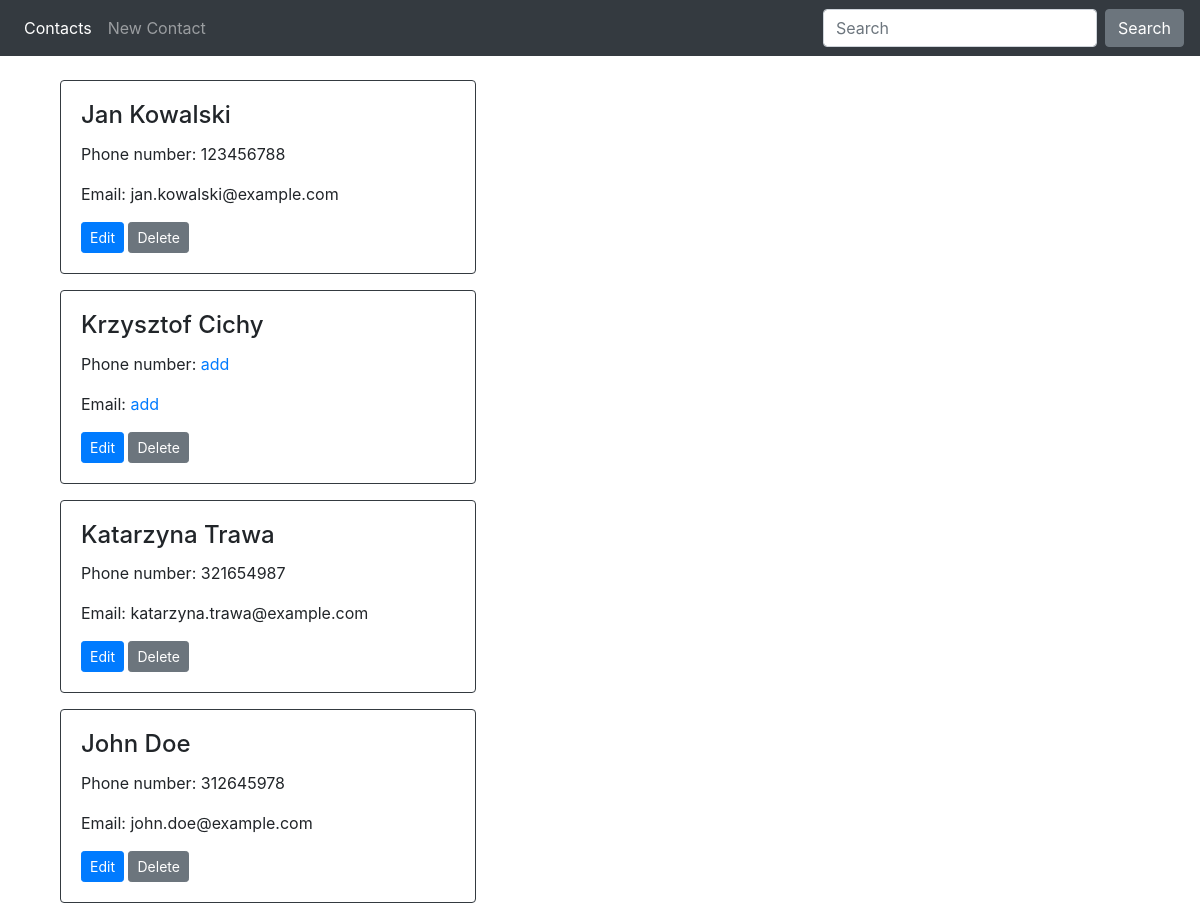
The app's page /, older data.
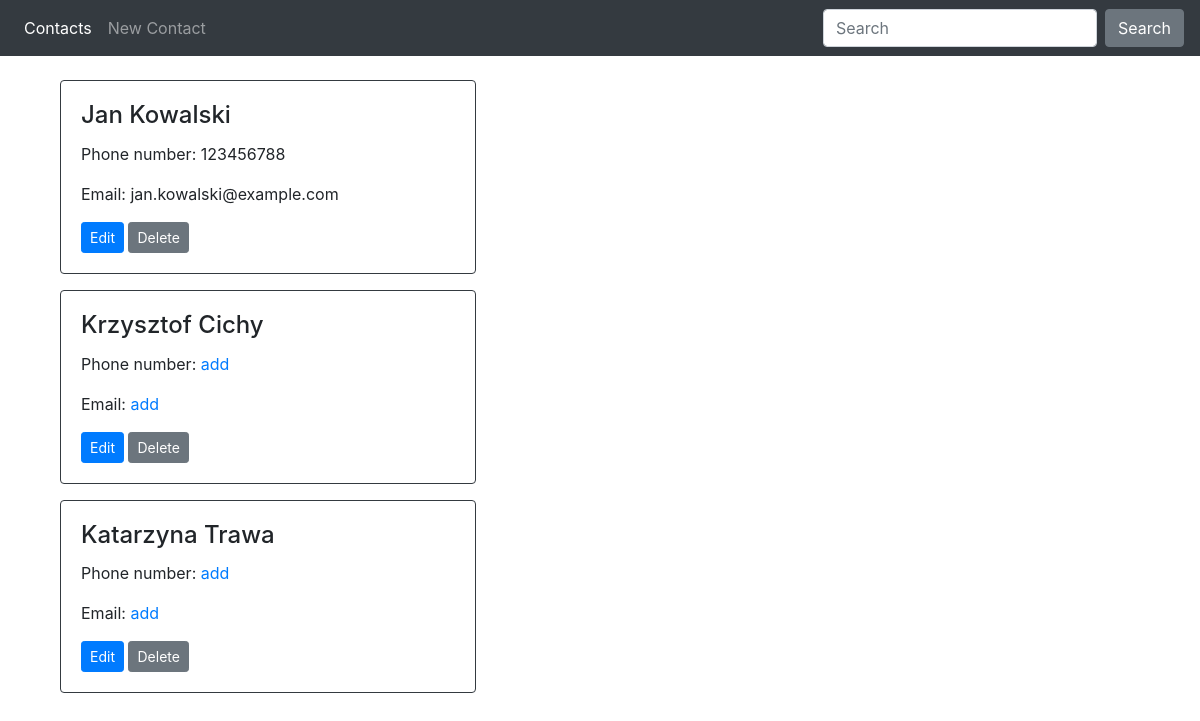
The same page, newer data.
### contacts/models.py (models this page shows)
class Person(models.Model):
    first_name  = models.CharField(max_length=50)
    last_name   = models.CharField(max_length=50)

class Phone(models.Model):
    person      = models.ForeignKey(Person, editable=False, on_delete=models.CASCADE)
    phone       = models.CharField(max_length=50, null=True, blank=True)

class Email(models.Model):
    person      = models.ForeignKey(Person, editable=False, on_delete=models.CASCADE)
    email       = models.EmailField(null=True, blank=True)

### contacts/views.py (the view)
# urls.py: path('', contact_list_view, name="contact-list"),
def contact_list_view(request):
    contacts = Person.objects.all()
    for contact in contacts:
        try:
            contact.phone = contact.phone_set.get(person=contact).phone
            if contact.phone == None: contact.phone = ""
            contact.email = contact.email_set.get(person=contact).email
            if contact.email == None: contact.email = ""
        except Phone.DoesNotExist:
            print("phone does not exist")
        except Email.DoesNotExist:
            print("email does not exist")
    context = {"contacts": contacts}
    return render(request, "contacts/list.html", context)

### contacts/templates/contacts/list.html (shortened to what this page needs)
{% extends "contacts/base.html" %}
{% block content %}
    {% for contact in contacts %}
        <div class="card border-dark mb-3" style="width: 26rem;">
            <div class="card-body">
                <h4 class="card-title">{{ contact.first_name }} {{ contact.last_name }}</h4>
                <p class="card-text">Phone number: {{ contact.phone }} {% if not contact.phone %} <a class="" href="{% url 'set-phone' contact.pk %}">add</a>{% endif %}</p>
                <p class="card-text">Email: {{ contact.email }} {% if not contact.email %} <a class="" href="{% url 'set-email' contact.pk %}">add</a>{% endif %}</p>
                <a href="{% url 'edit-contact' contact.pk %}" class="btn btn-primary btn-sm">Edit</a>
                <a href="{% url 'delete-contact' contact.pk %}" class="btn btn-secondary btn-sm">Delete</a>
            </div>
        </div>
    {% endfor %}
{% endblock content %}

Row changes from the older to the newer data that the page shows:
removed Person: first_name "John", last_name "Doe", phone "312645978", email "john.doe@example.com"
changed through a linked row, Person "Katarzyna": phone "321654987" → (not shown); email "katarzyna.trawa@example.com" → (not shown); now shows "add add"
